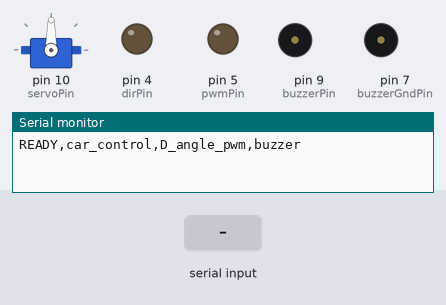
Bench run of a sketch on a simulated Arduino Uno, built with avr-gcc and run on an emulated ATmega328P. Shown: servo, output pins drawn as LEDs (lit = HIGH), buzzer (waves = sounding, pin HIGH), the last lines printed to the serial monitor. The inputs (shaded band) are chosen by the test bench.

Above: at 1.6 s.
1.7 s: "B1\n" received over Serial
At 2.13 s:
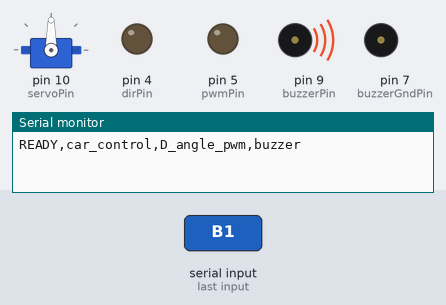
3.7 s: "L\n" received over Serial
At 4.8 s:
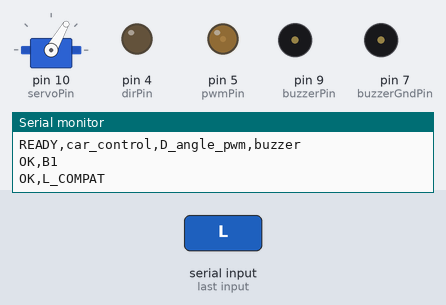
6.7 s: "R\n" received over Serial
At 7.3 s:
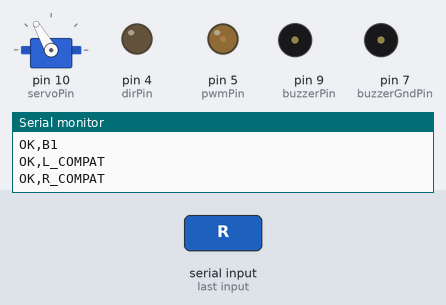
Timing chart, 0 to 9.7 s (numbered marks = the images above; inputs shaded):
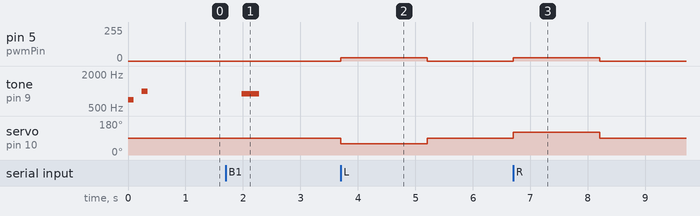

The sketch:

car_control.ino
```cpp
#include <Servo.h>

const int dirPin = 4;
const int pwmPin = 5;
const int servoPin = 10;

// Buzzer pins
const int buzzerPin = 9;
const int buzzerGndPin = 7;

const int SERVO_CENTER = 90;
const int SERVO_LEFT_LIMIT = 60;
const int SERVO_RIGHT_LIMIT = 120;

const int PWM_STOP = 0;
const int PWM_MIN_ALLOWED = 0;
const int PWM_MAX_ALLOWED = 255;
const int FORWARD_DIR = LOW;

const unsigned long SERIAL_BAUD = 115200;
const unsigned long COMMAND_TIMEOUT_MS = 1500;
const int LINE_BUF_SIZE = 48;

// Minimum forced silence between separate buzzer codes.
// This makes B1, B2, B3, etc. audibly separate even if Python sends them quickly.
const unsigned long BUZZER_CODE_GAP_MS = 1500;

Servo steering;

char lineBuf[LINE_BUF_SIZE];
int lineLen = 0;

unsigned long lastCommandTime = 0;
unsigned long lastBuzzerCodeEndMs = 0;

int currentServoAngle = SERVO_CENTER;
int currentThrottlePWM = 0;

int clampInt(int value, int minValue, int maxValue) {
  if (value < minValue) return minValue;
  if (value > maxValue) return maxValue;
  return value;
}

void applyActuators(int servoAngle, int throttlePWM) {
  servoAngle = clampInt(servoAngle, SERVO_LEFT_LIMIT, SERVO_RIGHT_LIMIT);
  throttlePWM = clampInt(throttlePWM, PWM_MIN_ALLOWED, PWM_MAX_ALLOWED);

  currentServoAngle = servoAngle;
  currentThrottlePWM = throttlePWM;

  steering.write(currentServoAngle);

  if (currentThrottlePWM <= 0) {
    analogWrite(pwmPin, PWM_STOP);
    return;
  }

  digitalWrite(dirPin, FORWARD_DIR);
  analogWrite(pwmPin, currentThrottlePWM);
}

void stopCar() {
  currentThrottlePWM = 0;
  currentServoAngle = SERVO_CENTER;
  analogWrite(pwmPin, PWM_STOP);
  steering.write(SERVO_CENTER);
}

void sendAck(const char *msg) {
  Serial.println(msg);
}

void waitForBuzzerGap() {
  unsigned long now = millis();
  unsigned long elapsed = now - lastBuzzerCodeEndMs;

  if (lastBuzzerCodeEndMs > 0 && elapsed < BUZZER_CODE_GAP_MS) {
    delay(BUZZER_CODE_GAP_MS - elapsed);
  }
}

void beep(int freq, int durMs) {
  tone(buzzerPin, freq, durMs);
  delay(durMs);
  noTone(buzzerPin);
  delay(140);  // gap between notes inside one code
}

void playBuzzerCode(const char *code) {
  waitForBuzzerGap();

  if (strcmp(code, "B1") == 0) {
    // Navigation started / Arduino connected: one medium beep
    beep(900, 300);

  } else if (strcmp(code, "B2") == 0) {
    // MQTT connected: two rising beeps
    beep(1200, 300);

  } else if (strcmp(code, "B3") == 0) {
    // GPS communication verified: three rising beeps
    beep(1500, 300);

  } else if (strcmp(code, "B4") == 0) {
    // RTK fixed: one long high beep
    beep(2000, 1000);

  } else if (strcmp(code, "B5") == 0) {
    // Heading acquired: low-high-low-high
    beep(2000, 160);

  } else if (strcmp(code, "B6") == 0) {
    // Startup ACK received: three fast high beeps
    beep(900, 120);

  } else if (strcmp(code, "B7") == 0) {
    // Mission started: rising melody
    beep(1200, 800);

  } else if (strcmp(code, "B8") == 0) {
    // GPS improving
    beep(1600, 180);

  } else if (strcmp(code, "B9") == 0) {
    // corrections availble to rover gpt
    beep(2300, 180);

  } else if (strcmp(code, "E1") == 0) {
    // GPS failure: two long low beeps
    beep(400, 1000);

  } else if (strcmp(code, "E2") == 0) {
    // Heading acquisition failed: one very long low beep
    beep(300, 1400);

  } else if (strcmp(code, "E3") == 0) {
    // Emergency stop / obstacle / stop command: rapid low alarm
    beep(500, 300);

  } else if (strcmp(code, "E9") == 0) {
    // Emergency stop / obstacle / stop command: rapid low alarm
    beep(500, 600);

  } else {
    sendAck("ERR,UNKNOWN_BUZZER_CODE");
    return;
  }

  lastBuzzerCodeEndMs = millis();

  Serial.print("OK,");
  Serial.println(code);
}

void handleDriveCommand(char *line) {
  char *token = strtok(line, ",");
  if (token == NULL) {
    sendAck("ERR,EMPTY_DRIVE");
    return;
  }

  if (token[0] != 'D') {
    sendAck("ERR,NOT_DRIVE");
    return;
  }

  token = strtok(NULL, ",");
  if (token == NULL) {
    sendAck("ERR,MISSING_SERVO");
    return;
  }
  int servoAngle = atoi(token);

  token = strtok(NULL, ",");
  if (token == NULL) {
    sendAck("ERR,MISSING_PWM");
    return;
  }
  int throttlePWM = atoi(token);

  servoAngle = clampInt(servoAngle, SERVO_LEFT_LIMIT, SERVO_RIGHT_LIMIT);
  throttlePWM = clampInt(throttlePWM, PWM_MIN_ALLOWED, PWM_MAX_ALLOWED);

  applyActuators(servoAngle, throttlePWM);
  lastCommandTime = millis();

  Serial.print("OK,D,");
  Serial.print(servoAngle);
  Serial.print(",");
  Serial.println(throttlePWM);
}

void handleCommand(char *line) {
  if (line[0] == '\0') return;

  if (line[0] == 'S') {
    stopCar();
    lastCommandTime = millis();
    sendAck("OK,S");
    return;
  }

  if (line[0] == 'D') {
    handleDriveCommand(line);
    return;
  }

  if (line[0] == 'B' || line[0] == 'E') {
    playBuzzerCode(line);
    return;
  }

  // Compatibility commands, only for older/testing code.
  if (line[0] == 'F') {
    applyActuators(SERVO_CENTER, 25);
    lastCommandTime = millis();
    sendAck("OK,F_COMPAT");
    return;
  }

  if (line[0] == 'L') {
    applyActuators(SERVO_LEFT_LIMIT, 25);
    lastCommandTime = millis();
    sendAck("OK,L_COMPAT");
    return;
  }

  if (line[0] == 'R') {
    applyActuators(SERVO_RIGHT_LIMIT, 25);
    lastCommandTime = millis();
    sendAck("OK,R_COMPAT");
    return;
  }

  sendAck("ERR,UNKNOWN_CMD");
}

void processSerialByte(char c) {
  if (c == '\r') return;

  if (c == '\n') {
    lineBuf[lineLen] = '\0';
    handleCommand(lineBuf);
    lineLen = 0;
    return;
  }

  if (lineLen < LINE_BUF_SIZE - 1) {
    lineBuf[lineLen] = c;
    lineLen++;
  } else {
    lineLen = 0;
    stopCar();
    sendAck("ERR,LINE_TOO_LONG");
  }
}

void setup() {
  pinMode(dirPin, OUTPUT);
  pinMode(pwmPin, OUTPUT);
  pinMode(buzzerPin, OUTPUT);
  pinMode(buzzerGndPin, OUTPUT);

  digitalWrite(buzzerGndPin, LOW);
  digitalWrite(dirPin, FORWARD_DIR);
  analogWrite(pwmPin, PWM_STOP);

  steering.attach(servoPin);
  steering.write(SERVO_CENTER);

  Serial.begin(SERIAL_BAUD);

  stopCar();
  lastCommandTime = millis();

  Serial.println("READY,car_control,D_angle_pwm,buzzer");

  // Arduino boot chirp. This is not B1. B1 comes from Navigation.
  beep(700, 100);
  beep(1000, 100);
  lastBuzzerCodeEndMs = millis();
}

void loop() {
  while (Serial.available() > 0) {
    char c = Serial.read();
    processSerialByte(c);
  }

  if (millis() - lastCommandTime > COMMAND_TIMEOUT_MS) {
    stopCar();
  }

  delay(5);
}
```

Measured:
- after the input at 1.7 s, tone on pin 9 (buzzerPin): silent → 900 Hz after 0.28 s, → silent 0.30 s later
- after the input at 3.7 s, pin 5 (pwmPin): 0/255 → 25/255 at once, → 0/255 1.5 s later; servo on pin 10 (servoPin): 90° → 60° at once, → 90° 1.5 s later
- after the input at 6.7 s, pin 5 (pwmPin): 0/255 → 25/255 at once, → 0/255 1.5 s later; servo on pin 10 (servoPin): 90° → 120° at once, → 90° 1.5 s later
